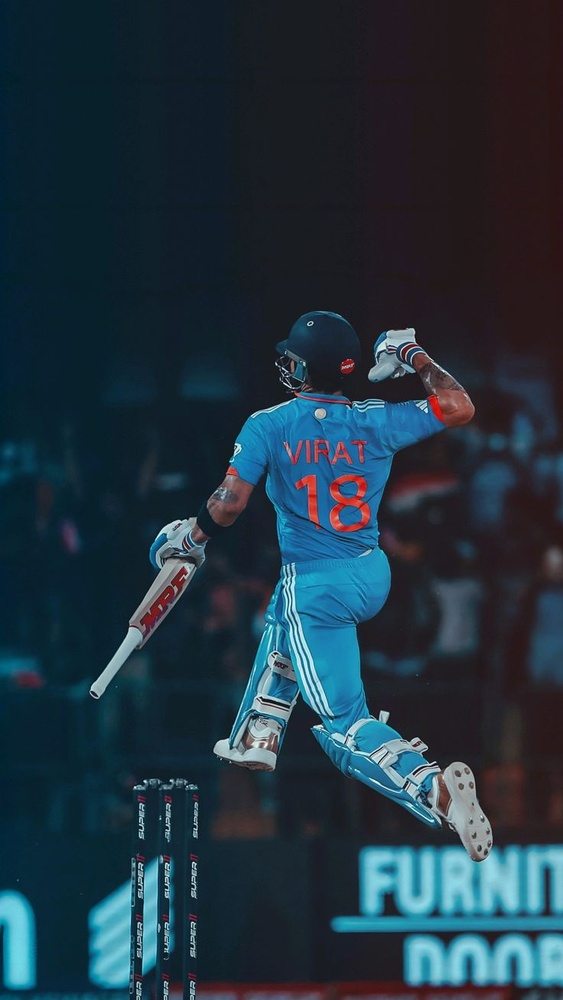
#> input picture 0_Virat_Kohli_2.jpeg, 563 x 1000 px, shrunk from 736 x 1308 before the run, found by its file name
$ python 7_flip_image.py
#> lines starting #> are read from the running program, lines starting #| are printed output that depends on the picture
import cv2
# Load the image
image = cv2.imread('SEM-5 Codes/lastday/0_Virat_Kohli_2.jpeg')
#> image is the input picture: shape (1000, 563, 3); mean B, G, R 63.8, 51.7, 33.2
# Flip the image
# Flip Code: 0 = vertical flip, 1 = horizontal flip, -1 = both axes
flipped_vertically = cv2.flip(image, 0)  # Vertical flip
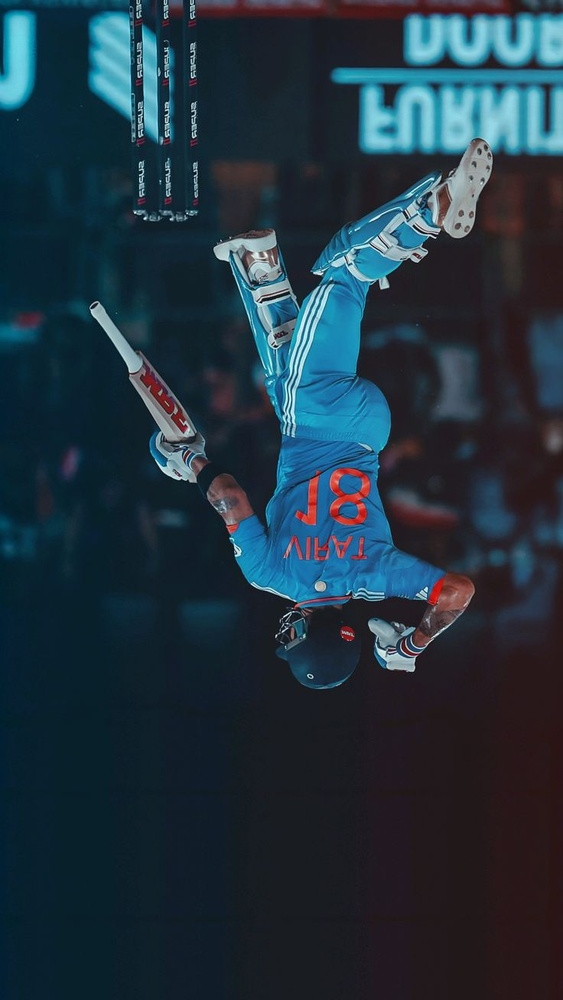
#> flipped_vertically: shape (1000, 563, 3); mean B, G, R 63.8, 51.7, 33.2
flipped_horizontally = cv2.flip(image, 1)  # Horizontal flip
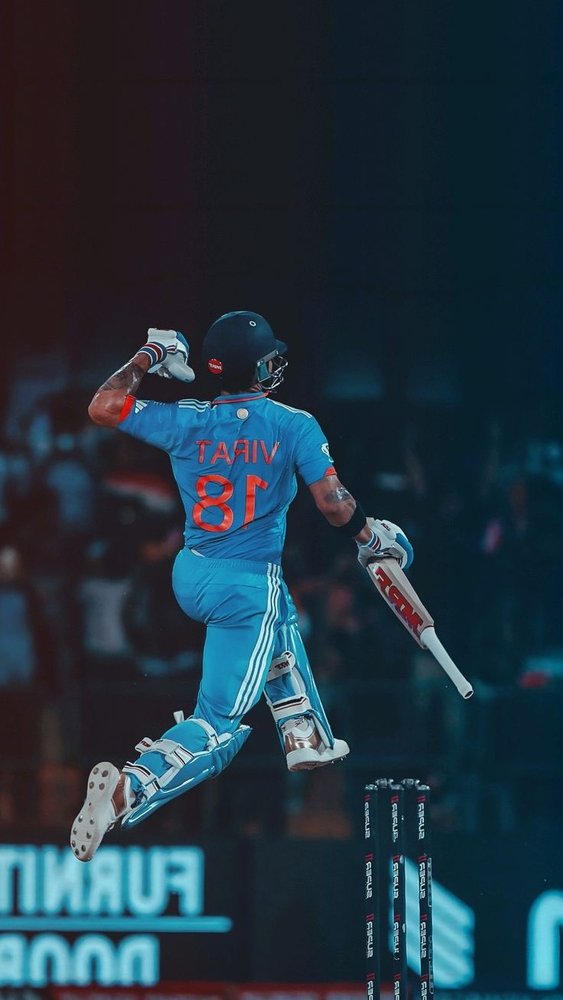
#> flipped_horizontally: shape (1000, 563, 3); mean B, G, R 63.8, 51.7, 33.2
flipped_both = cv2.flip(image, -1)  # Flip both vertically and horizontally
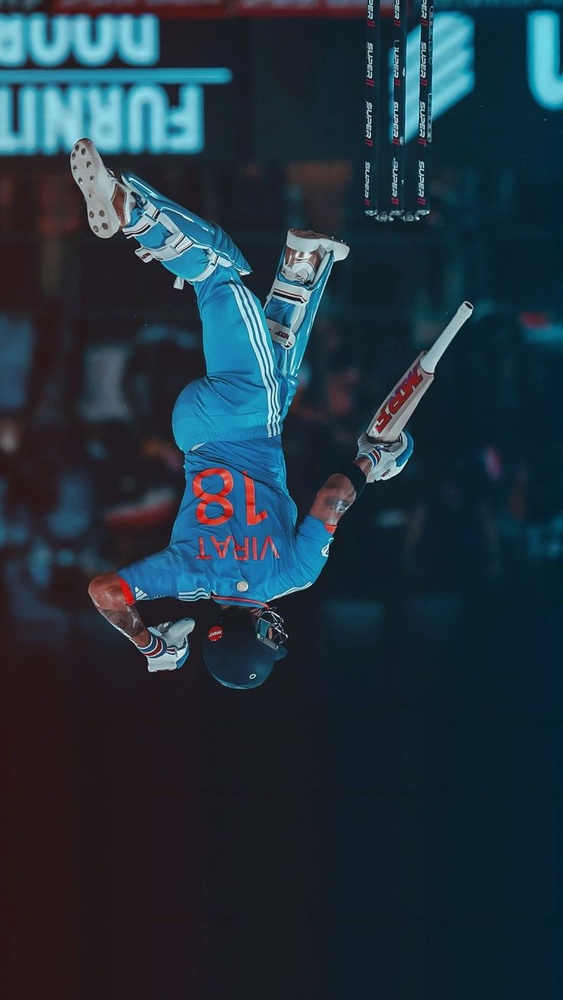
#> flipped_both: shape (1000, 563, 3); mean B, G, R 63.8, 51.7, 33.2
# Save the flipped images
cv2.imwrite('flipped_vertical.jpg', flipped_vertically)
cv2.imwrite('flipped_horizontal.jpg', flipped_horizontally)
cv2.imwrite('flipped_both.jpg', flipped_both)
# Display the flipped images
cv2.imshow('Original Image', image)
cv2.imshow('Vertically Flipped', flipped_vertically)
cv2.imshow('Horizontally Flipped', flipped_horizontally)
cv2.imshow('Flipped Both', flipped_both)
cv2.waitKey(0)
cv2.destroyAllWindows()
